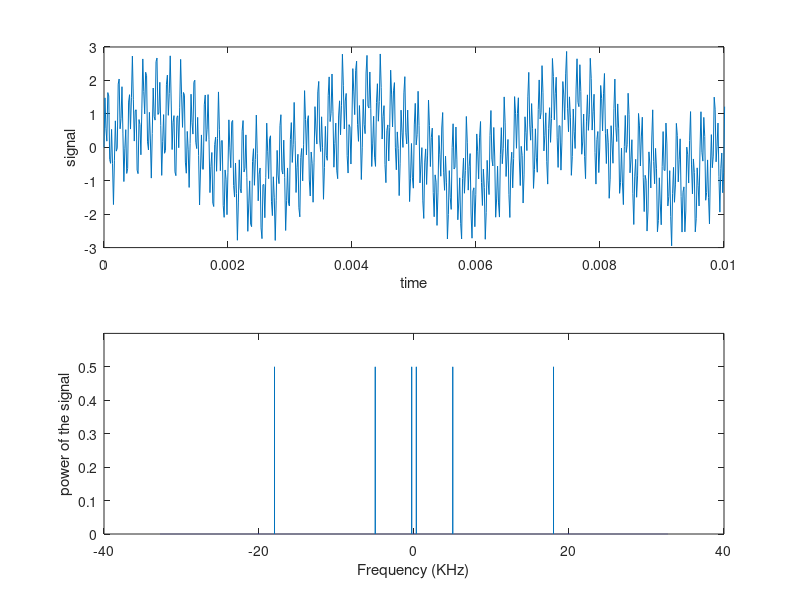

MATLAB code for this plot:
clear all;
close all;
clc;

Amp = 1;%amplitude
freqHz = 1000;
fsHz = 65536;
dt = 1/fsHz;
t = 0:dt:5-dt;
sine300 = Amp * sin(2*pi*300*t);
sine5k = Amp * sin(2*pi*5000*t);
sine18k = Amp * sin(2*pi*18000*t);
sum=sine300+sine5k+sine18k;
sound(sum,fsHz);
audiowrite("sum_sound.wav",sum,fsHz);

subplot(2,1,1);
plot(t,sum);
xlim([0 0.01])
xlabel("time");
ylabel("signal");

N = 65536;
transform = fft(sum,N)/N;
magTransform = abs(transform);

faxis = linspace(-fsHz/2,fsHz/2,N);
subplot(2,1,2);
plot(faxis/1000,fftshift(magTransform));
axis([-40 40 0 0.6])
xlabel('Frequency (KHz)')
ylabel('power of the signal')